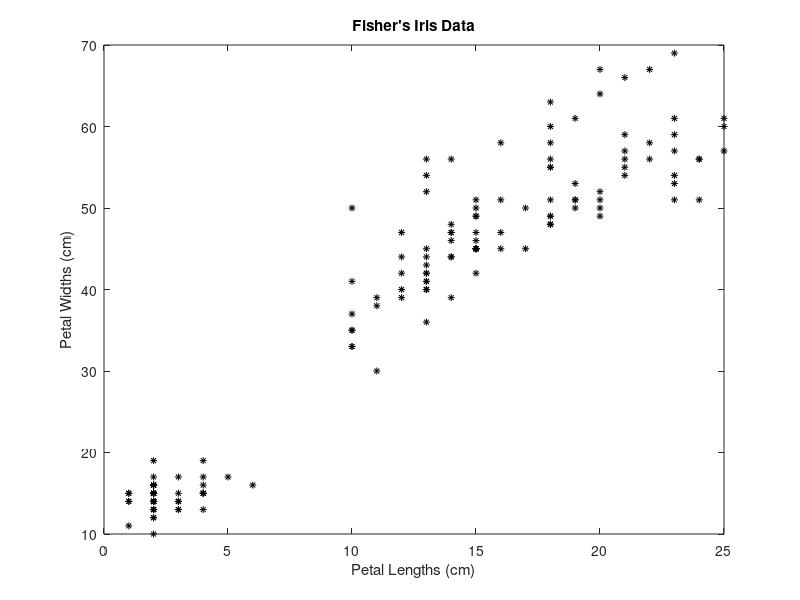
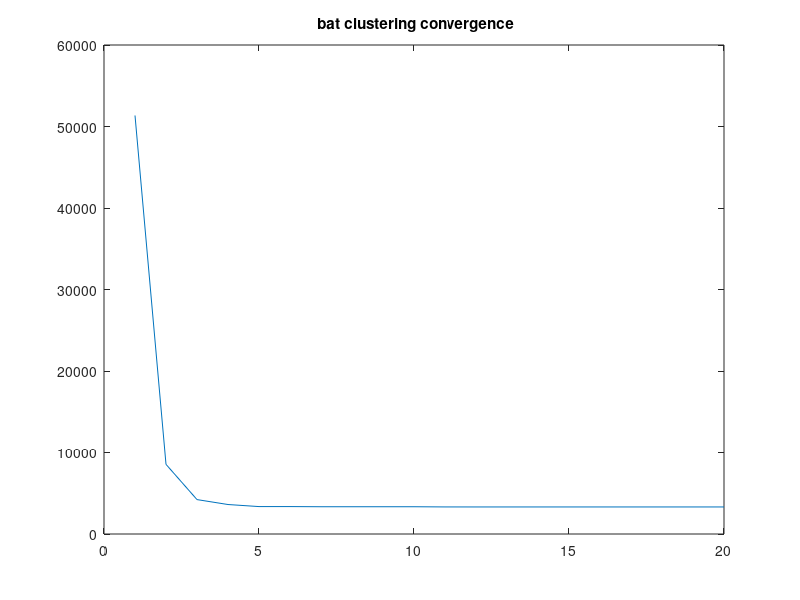
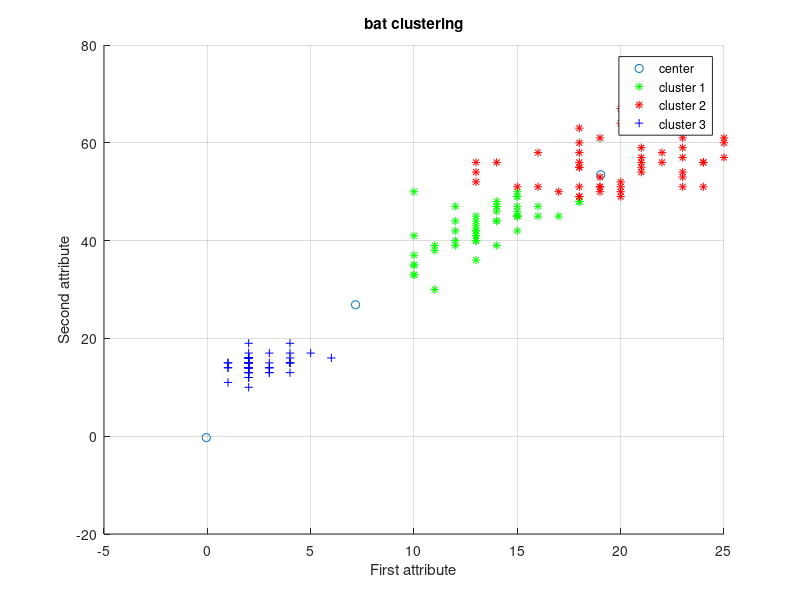

The MATLAB script that drew these images, in order: (Note: this script raises an error after producing the figures.)
sam=load('iris2.txt');
figure(6)
plot(sam(:,1),sam(:,2),'k*','MarkerSize',5);
title 'Fisher''s Iris Data';
xlabel 'Petal Lengths (cm)';
ylabel 'Petal Widths (cm)';
rng(1); % For reproducibility

[S,D] = size(sam);

%D=D-1;
sam1=sam(:,1:D);
N = 20;
A = 0.5;  %loudness
r = 0.5;   %pulse rate
K = 3;
M = 20;
%frequency range
Qmin = 0;
Qmax = 0.02;

%iteration parameter
tol = 10^(-5);
N_iter = 0;

time=[];
%initial arrays
Q = zeros(N,1); %frequency
v = zeros(N,D*K); %velocities
%tic
%%
% initialize clustering matrix clamt is a N*S
for i=1:N
    clmat(i,:)=randperm(S);
    clmat(i,clmat(i,:)>K)=ceil(rand(1,sum(clmat(i,:)>K))*K);
end

%%
% initialize best fitness
fitt=inf*ones(1,N);
% best clustring
fljg=clmat(1,:);
%  The initial locations of n bats
x=zeros(N,K*D);
cen=zeros(K,D);
fitt2=fitt;
% best solution
fg=inf;
pg=x(1,:);

%%
%----------start---------%
  tic
     for count=1:M
         count
       
    for i=1:N
        ww=zeros(S,K);
        % if belong class, the value is 1 otherwise 0
        for ii=1:S
            ww(ii,clmat(i,ii))=1;
        end
        ccc=[];tmp=0;
        for j= 1:K
            % sum of attributes values
            sumcs = sum(ww(:,j)*ones(1,D).*sam1);
            % number of attributes
            countcs = sum(ww(:,j));
            % class center
            % attributes' number is 0, the center is 0
            if countcs==0
                cen(j,:)=zeros(1,D);
            % otherwise the center is mean of attributes value
            else
                cen(j,:)=sumcs/countcs;
                centmp(j,:)=cen(j,:);
            end
            ccc=[ccc,cen(j,:)];
            aa=find(ww(:,j)==1);
            if length(aa)~=0
                for k=1:length(aa)
                    tmp=tmp+(sum((sam1(aa(k),:)-cen(j,:)).^2));
                end
            end
        end
        x(i,:)=ccc;
        %best fitness
        fitt2(i)=tmp;    
    end
    %update.move
    [lightn,index] = sort(fitt2);
    x=x(index,:);
    [fmin,index] = min(fitt2);
    best = x(1);
      %lightn
    
    for i=1:N
        if fitt2(i)<fg
            pg=x(i,:);
            fg=fitt2(i);
            fljg=clmat(i,:);
            bestx=i;
        end
    end
    %fljg
    fg
    checkline(count)=fg;  
     
  %while (fmin>tol)
  %count
  %loop over all bats/solutions
    for i=1:N,
        Q(i)=Qmin+(Qmin-Qmax)*rand;
        v(i,:)=v(i,:)+(x(i,:)-best)*Q(i);
        x(i,:)=x(i,:)+v(i,:);
        %pulse rate
        if rand>r
            x(i,:)=best+0.01*randn(1,D*K);
        % update centriod
                for z=1:K
                    cen(z,:)=x(i,(z-1)*D+1:z*D);
                end
        end
        %evaluate new solutions
        %Fnew = Fun(S(i,:));
                for p=1:S
                    tmp1=zeros(1,K);
                    for k=1:K
                        %the distance between sample and central point
                        tmp1(k)=sum((sam1(p,:)-cen(k,:)).^2);
                    end
                    %clustering
                    [tmp2 clmat(i,p)]=min(tmp1);
                end
            
                %if the solution improves or not too loud 
                    if (tmp2<fitt2(i)&(rand<A))
                        x(i,:)=x(i,:);
                        fitt2(i)=tmp2;
                    end
                    %update the current best
                    if tmp2<=fmin
                        best=x(i,:);
                        fmin=tmp2;
                    end
         
        
    end
    N_iter=N_iter+N;
    
 % time(count)=toc
%% get precision and recall

    
    
    end
%% % get centre     
      toc
%                 for z=1:K
%                     cen(z,:)=x(bestx,(z-1)*D+1:z*D);
%                 end
    
%% inter-cluster distance
interdist=0;
% for i=1:K
%      aa=find(ww(:,i)==1);
%     for j=1:K
%         bb=find(ww(:,i)==1);
%         if i~=j
%             if length(aa)~=0 & length(bb)~=0
%                 for k=1:length(aa) 
%                     for  n=1:length(bb) 
%                      interdist=interdist+sum((sam1(aa(k),:)-sam1(bb(n),:)).^2);
%                     end
%                 end
%             end
%         end
%      end
% end


for i=1:K
    for j=1:K
        if i~=j
            interdist=interdist+sum((centmp(i,:)-centmp(j,:)).^2);
        end
    end
end
interdist=interdist/2;
%%
%display
a=[];
b=[];
c=[];
d=[];
for i=1:S
    if fljg(i)==1.0
     a(end+1)=i;
    elseif fljg(i)==2.0
        b(end+1)=i;
    elseif fljg(i)==3.0
        c(end+1)=i;
    elseif fljg(i)==4.0
        d(end+1)=i;
    end
end

%%
%time=toc
figure(7)
plot(checkline);
title(' bat clustering convergence');
figure(8)
%plot3(cen(:,1),cen(:,2),cen(:,3),'o');grid;box
plot(cen(:,1),cen(:,2),'o');grid;box
title('bat clustering')
xlabel('First attribute')
ylabel('Second attribute')
YY=[1 2 3 4];
% index1 = find(YY(1) == best_solution)
% index2 = find(YY(2) == best_solution)
% index3 = find(YY(3) == best_solution)
% index4 = find(YY(4) == best_solution)
   line(sam(a,1),sam(a,2),'linestyle','none','marker','*','color','g');
   line(sam(b,1),sam(b,2),'linestyle','none','marker','*','color','r');
   line(sam(c,1),sam(c,2),'linestyle','none','marker','+','color','b');
   line(sam(d,1),sam(d,2),'linestyle','none','marker','s','color','b');
   legend('center','cluster 1','cluster 2','cluster 3');
rotate3d
std1=std2(sam1(a,:));
std22=std2(sam1(b,:));
std3=std2(sam1(c,:));
std4=std2(sam1(d,:));


%%%%%%%%%%%%%%%%%%%%%%%%%%%%% quality of clusters %%%%%%%%%%%%%%%%%%%%%%
data = sam1;
ids = fljg;
%%%%%% (1) calculation of Silhoutte coefficient%%%%%
figure(9)
[silh,h] = silhouette(data, ids);
avrgScore = mean(silh);
fprintf('Mean value of the silhoutte value over all the points is %f\n',avrgScore);

%%%% (2)calculation of Dunn Index%%%%%%%%
distM=squareform(pdist(data));
disp(sprintf('Dunns index for kmeans %d', dunns(K,distM,ids)));
figure(10)
scatter(data(:,1),data(:,2),10,ids,'filled');title('Clusters found by bat algorithm');axis equal;

    